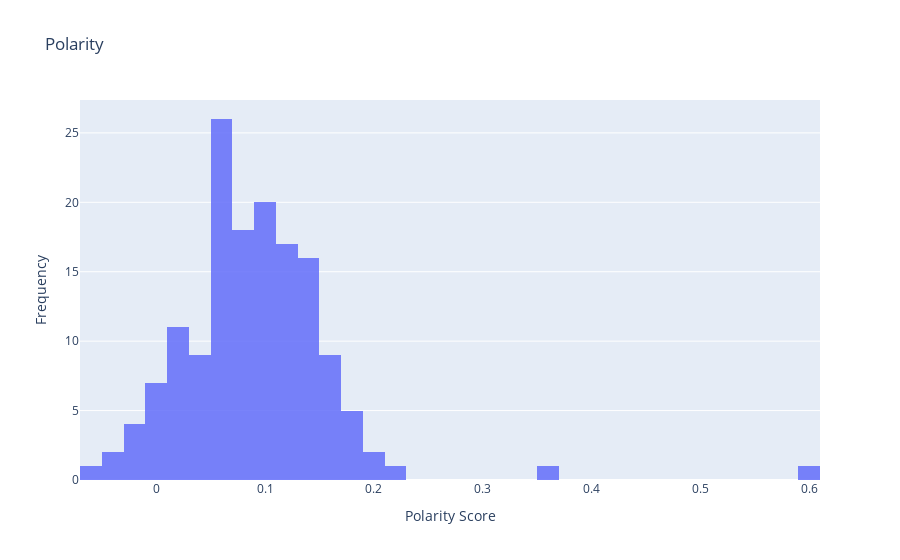

Here is the notebook cell this chart was saved with:
### Code cell
trace1 = go.Histogram(x=df['polarity'], opacity=0.85, name="Word Count", marker=dict(color='rgba(26.7, 42.4, 81.2)'))
data = [trace1]
layout = go.Layout(barmode='overlay',
                   title='Polarity',
                   xaxis=dict(title='Polarity Score'),
                   yaxis=dict( title='Frequency'))
fig = go.Figure(data=data, layout=layout)
iplot(fig)

### Figure 1 — Plotly figure (JSON) as saved in the notebook; plotly's stock layout.template omitted (floating-point values rounded to 4 significant figures; data arrays with more than 128 entries replaced by an {"elided": "..."} marker saying what was removed)
{"data": [{"marker": {"color": "rgba(26.7, 42.4, 81.2)"}, "name": "Word Count", "opacity": 0.85, "type": "histogram", "x": {"elided": "150 float values"}}], "layout": {"barmode": "overlay", "title": {"text": "Polarity"}, "xaxis": {"title": {"text": "Polarity Score"}}, "yaxis": {"title": {"text": "Frequency"}}}}
